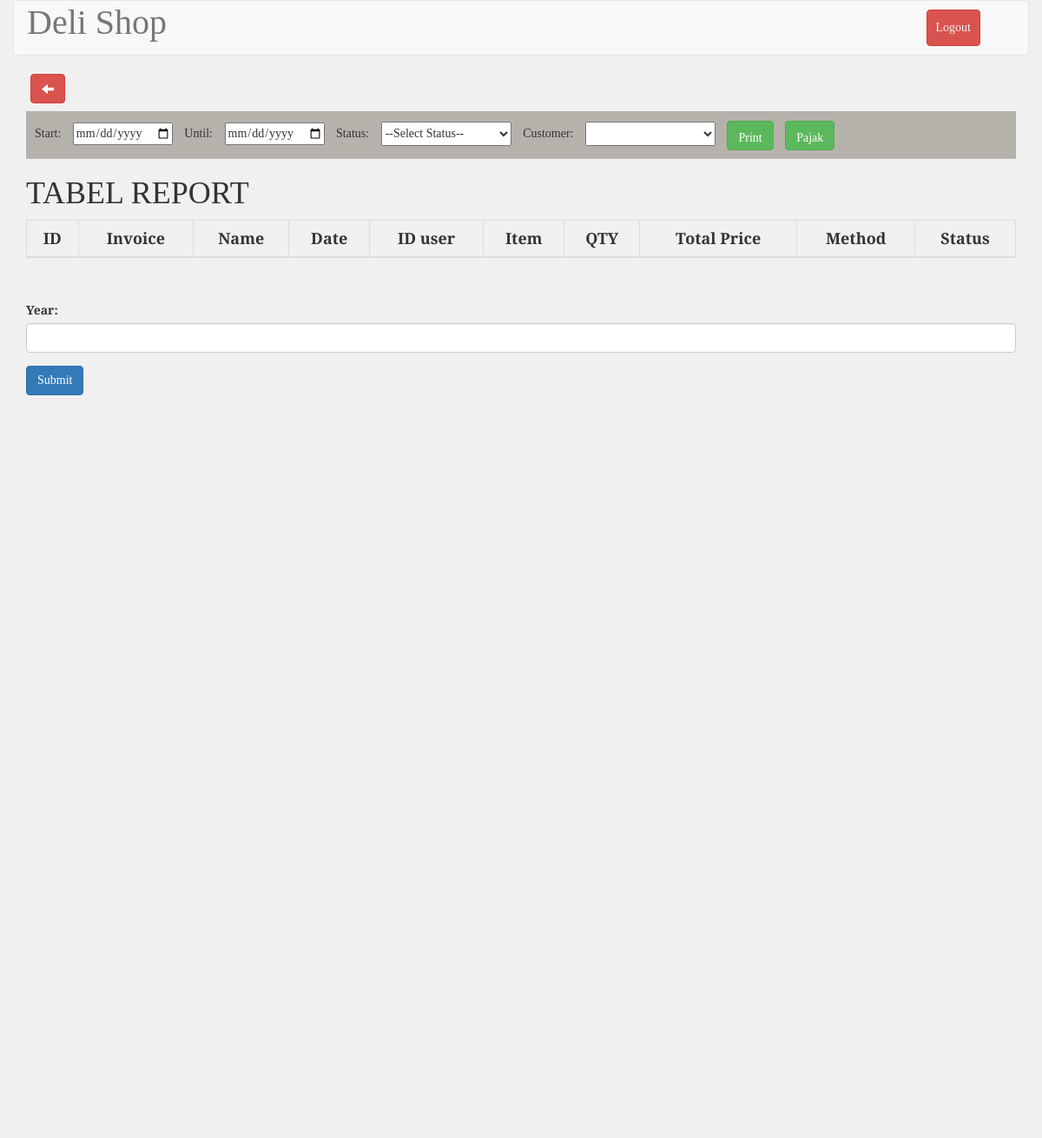
/report.php (signed in), run on an earlier commit of the app's database.
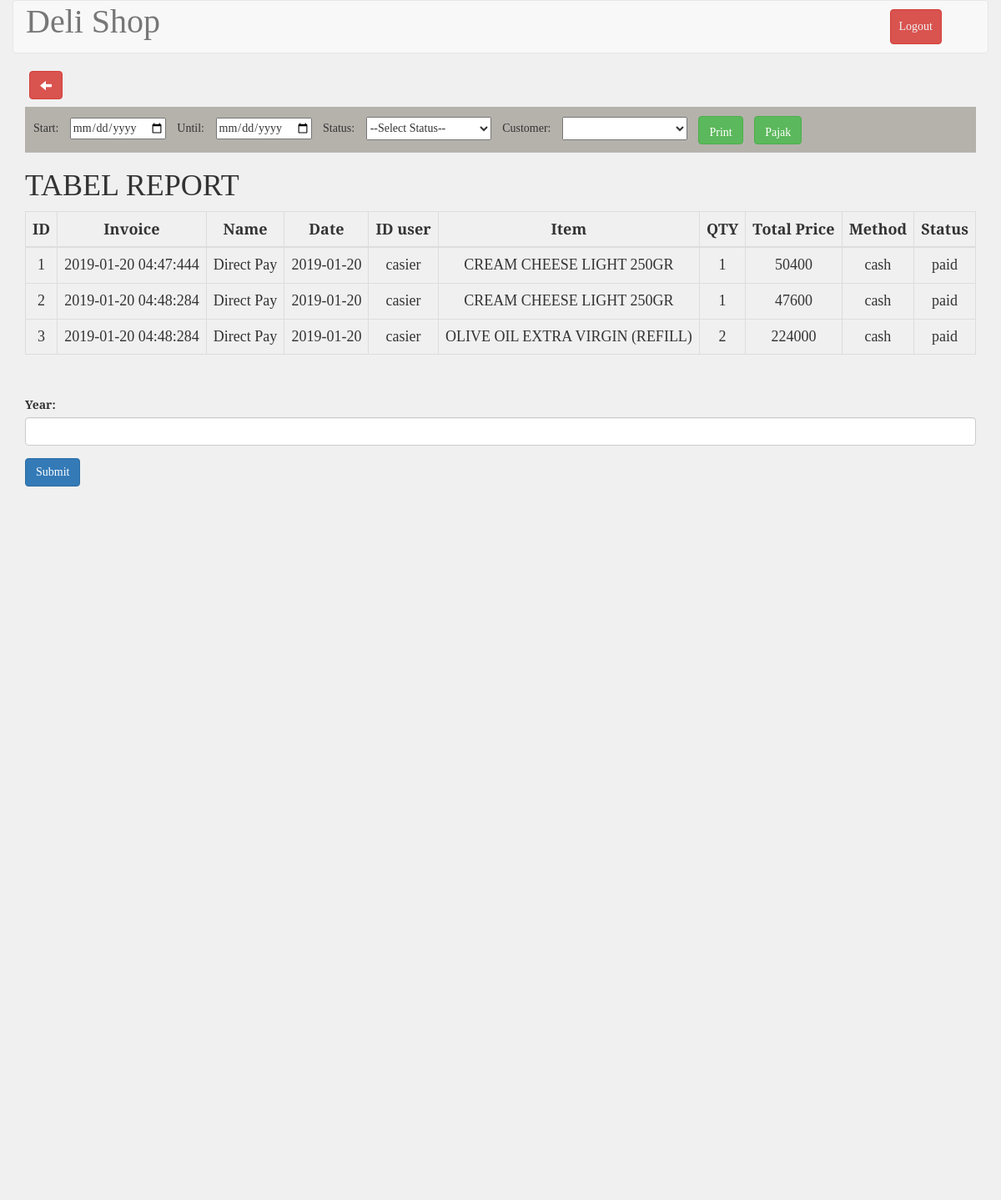
And on a later commit of the database.
### tables this page shows
CREATE TABLE `tb_transaksi` (
  `id` int(11) NOT NULL AUTO_INCREMENT,
  `invoice` varchar(200) NOT NULL,
  `nm_transaksi` varchar(200) NOT NULL,
  `tnggl` datetime NOT NULL,
  `id_employee` int(11) unsigned NOT NULL,
  `id_item` int(11) unsigned NOT NULL,
  `qty` float unsigned NOT NULL,
  `discount` float NOT NULL,
  `total_price` float unsigned NOT NULL,
  `deposit` float unsigned NOT NULL,
  `rest_total` float unsigned NOT NULL,
  `description` text NOT NULL,
  `method` varchar(50) NOT NULL,
  `statuss` int(11) unsigned NOT NULL,
  PRIMARY KEY (`id`),
  KEY `id_employee` (`id_employee`),
  KEY `id_item` (`id_item`),
  CONSTRAINT `tb_transaksi_ibfk_1` FOREIGN KEY (`id_employee`) REFERENCES `tb_employee` (`id`),
  CONSTRAINT `tb_transaksi_ibfk_2` FOREIGN KEY (`id_item`) REFERENCES `tb_barang` (`id`)
);

### report.php (the view, shortened to what this page needs)
<?php
include_once 'koneksi.php';
$barang = mysqli_query($conn, "SELECT invoice, nm_transaksi, Date(tnggl) as tnggl, (SELECT nama FROM tb_employee WHERE id=id_employee) AS nama_pegawai, (SELECT item FROM tb_barang WHERE id=id_item )AS item, qty, total_price, statuss, method FROM tb_transaksi;");
?>
<!DOCTYPE html>
<html>
	<?php include("./templates/header.php"); ?>
	<link rel="stylesheet" type="text/css" href="./css/stockStyle.css">
	<link rel="stylesheet" href="./assets/jquery-ui.css">
	<body>
		<form action="finishReport.php" method="POST" accept-charset="utf-8">
			<div class="container-fluid">
				<div class="row">
					<div class="col-md-12 header">
						<nav class="navbar navbar-default" role="navigation">
							<div class="container-fluid">
								<div class="navbar-header">
									<a class="navbar-brand" style="font-size: 40px;" href="#">Deli Shop</a>
								</div>
								<div class="collapse navbar-collapse navbar-ex1-collapse">
									<ul class="nav navbar-nav navbar-right">
										<li><a type="button" class="btn btn-danger" style="margin: 10px; padding: 10px;" href="logout.php">Logout</a></li>
										<li><a href=""> </a></li>
									</ul>
								</div>
							</div>
						</nav>
					</div>
				</div>
			</div>
			<div class="container">
				<div class="row">
					<div class="col-md-12" id="mytable">
					<table id="example" class="table table-bordered" style="width: 100%;">
						<a href="administrator.php" style="margin-left: 5px; margin-bottom: 10px;" type="button" class="btn btn-danger glyphicon glyphicon-arrow-left" ></a><br>
						<div style="border-bottom:1px solid #bcbaba; margin-bottom:10px; background-color:#b5b2ac; padding:0 0 0 10px">
							Start: <input style="margin:10px; " type="date" name="dateStart" id="date_start">
							Until: <input style="margin:10px;" type="date" name="dateStop" id="date_end">
							Status: <select style="margin:10px; width:150px;height:28px" id="status_paid" name="status">
								<option value="">--Select Status--</option>
							</select>
							Customer: <select style="margin:10px; width:150px;height:28px" id="customer" name="customer">
							</select>
							<input type="submit" class="btn btn-success glyphicon glyphicon-print" style="margin:10px 0 10px 0" name="Submit" value="Print"></button>
							<input type="submit" class="btn btn-success glyphicon glyphicon-print" style="margin:10px 0 10px 10px; " name="Submit" value="Pajak"></i></button>
						</div>
						<h1> TABEL REPORT</h1>
						<thead>
							<tr>
								<th>ID</th>
								<th>Invoice</th>
								<th>Name</th>
								<th>Date</th>
								<th>ID user</th>
								<th>Item</th>
								<th>QTY</th>
								<th>Total Price</th>
								<th>Method</th>
								<th>Status</th>
							</tr>
						</thead>
						<tbody>
							<?php
							$no=1;
							foreach ($barang as $data) {?>
							<tr>
								<td><?php echo $no ?></td>
								<td><?php echo $data["invoice"];?></td>
								<td><?php echo ($data["nm_transaksi"]=="" ? "Direct Pay": $data["nm_transaksi"]);?></td>
								<td><?php echo $data["tnggl"];?></td>
								<td><?php echo $data["nama_pegawai"];?></td>
								<td><?php echo $data["item"];?></td>
								<td><?php echo $data["qty"];?></td>
								<td><?php echo $data["total_price"];?></td>
								<td><?php echo $data["method"] ;?></td>
								<td><?php if($data["statuss"]==0)
								{
									echo("not paid");
								}
								else{
									echo("paid");
								}
								?></td>
							</tr>
							<?php $no++; }?>
						</tbody>
					</table>
					<div id="chart-div">
						<div class="form-group">
							<label for="year">Year:</label>
							<input type="text" class="form-control" id="year">
						</div>
						<button class="btn btn-primary" id="chartBtn">Submit</button>
						<div class="ct-chart ct-perfect-fourth"></div>
					</div>
				</div>
			</div>
		</form>
	</body>
</html>

### templates/header.php (shortened to what this page needs)
<head>
    <link rel="stylesheet" type="text/css" href="./assets/jquery.dataTables.min.css">
    <link rel="stylesheet" href="./assets/bootstrap3.3.7/css/bootstrap.min.css">
    <link href="./assets/select2.min.css" rel="stylesheet" />
    <link rel="stylesheet" href="./assets/chart.css">
    <link rel="stylesheet" href="./assets/pace.css">
</head>

### assets/chart.css (style rules this page uses)
.ct-double-octave:after,.ct-major-eleventh:after,.ct-major-second:after,.ct-major-seventh:after,.ct-major-sixth:after,.ct-major-tenth:after,.ct-major-third:after,.ct-major-twelfth:after,.ct-minor-second:after,.ct-minor-seventh:after,.ct-minor-sixth:after,.ct-minor-third:after,.ct-octave:after,.ct-perfect-fifth:after,.ct-perfect-fourth:after,.ct-square:after { content:"";clear:both }
.ct-perfect-fourth { display:block;position:relative;width:100% }
.ct-perfect-fourth:before { display:block;float:left;content:"";width:0;height:0;padding-bottom:75% }
.ct-perfect-fourth:after { display:table }

### css/stockStyle.css (style rules this page uses)
html,body { font-family: 'Slabo 27px', serif; background-color: #f0f0f0; }
#example, th, td { font-size: 18px; text-align: center; width: auto; }
.navbar-default .navbar-nav>li>a { color: #f0f0f0 !important; }

### report.php (style rules this page uses)
#chart-div { margin-top: 50px; }

What changed in the data, as far as the page shows it:
added tb_transaksi: invoice "2019-01-20 04:47:444", nm_transaksi "Direct Pay", tnggl "2019-01-20", nama_pegawai "casier", item "CREAM CHEESE LIGHT 250GR", qty "1", total_price "50400", method "cash", statuss "paid"
added tb_transaksi: invoice "2019-01-20 04:48:284", nm_transaksi "Direct Pay", tnggl "2019-01-20", nama_pegawai "casier", item "CREAM CHEESE LIGHT 250GR", qty "1", total_price "47600", method "cash", statuss "paid"
added tb_transaksi: invoice "2019-01-20 04:48:284", nm_transaksi "Direct Pay", tnggl "2019-01-20", nama_pegawai "casier", item "OLIVE OIL EXTRA VIRGIN (REFILL)", qty "2", total_price "224000", method "cash", statuss "paid"
